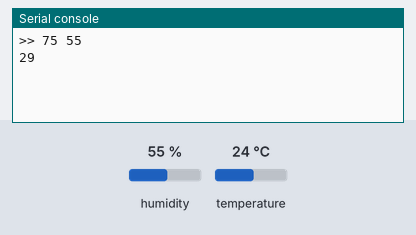
A program run on a simulated Raspberry Pi Pico running MicroPython. Parts: the last lines printed to the serial console. The inputs (shaded band) are chosen by the test bench; at power-on: humidity 55 %, temperature 24 °C. The clock reads 2024-03-15 10:24:30 at power-on unless the program sets it; files the program writes start out absent.

Above: at 1.2 s.
1.3 s: humidity set to 22 %
At 2.7 s:
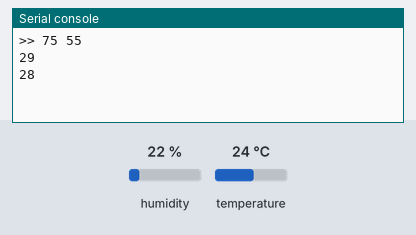
4.1 s: temperature set to 12 °C
At 4.1 s:
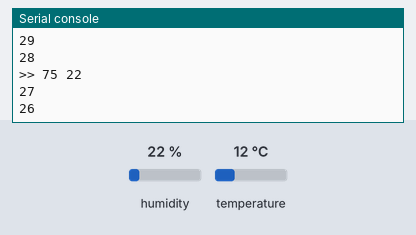
6.9 s: humidity set to 40 %
At 7.8 s:
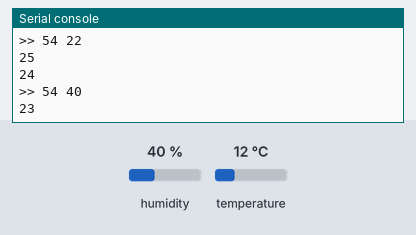
Timing chart, 0 to 9.9 s (numbered marks = the images above; inputs shaded):
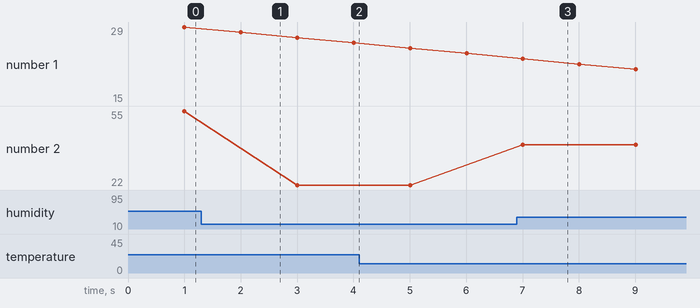

The program:

DHT-11Sensor-Logger-OnTimer-VS.py
```python
'''
This version or the original program impliments a timer
to control when the sensor is read and data is recorded.
Also added is the inclusion of the PICO's internal
Real Time Clock.

DHT11 sensor Temperature and Humidity sensor
How to access and read data from the sensor
This example also saves the data into a CVS file for analysis in a spreadsheet
Source:
https://www.amazon.com/s?k=%E2%80%8EB09TKTZMSL&crid=1QO56RZCKGA7X


This library appears to be from a ESP8266 library,
perhaps ported to work with the PICO.  Not sure of
origin.
'''
from machine import Pin
from dht import DHT11, InvalidChecksum   #Import library for the DHT11 sensor
from machine import Timer
from machine import RTC
from time import sleep

rtc = RTC()  # Startup the internal Real Time Clock
             # The current time will have to be set from a web browser

#Calibration Offset Variables
Temp_Offset_C   = 0    #set an amount to offset actual reading
Humidity_Offset = 0    #Same as above
Temperature_F = ""     #Create and preset the variables
Temperature_C = ""
Humidity      = ""


Log_File = open("TH-LOG.CSV","w")      # Creates/Opens a file called TH-LOG.CSV for writing

pin = Pin(28, Pin.OUT, Pin.PULL_DOWN)  #Setup the pin for communications with the DHT11
sensor = DHT11(pin)                    #Create the sensor object
sleep(1.0)                             #IMPORTANT - must sleep a min of 1 second to allow DHT11 to start up

#Create handler for the timer IRQ that reads DHT-11 and records data
def Process_DHT11_Data(Source):
    Tries = 10
    while Tries > 0:
        Tries -= 1
        try:                                 #Use try with exception to bypass failed readings
            tc  = (sensor.temperature)       #Read the temp in celcius
            h = (sensor.humidity)            #Read the humidity
            tc = tc + Temp_Offset_C          #Perform calibration offset adjustments
            h  = h + Humidity_Offset
            h = round(h)                     #Refine the data
            tf = ((tc * 1.8)+32)             #Convert from celius to Fahrenheit for Americans
            tf = round(tf)                   #Refine the data
            Temperature_C = str(tc)          #convert into strings for display
            Temperature_F = str(tf)
            Humidity      = str(h)
            print(">>",Temperature_F,Humidity)
            # Format data for writing in a comma sepperated line
            T = rtc.datetime()                  #Copy data (tuple) into a variable for easy manipulation
            #print(T[1],T[2],T[0],T[4],T[5])
            Text = str(T[1]) + "," + str(T[2]) + "," + str(T[0]) + "," + \
                   str(T[4]) + "," + str(T[5]) + "," + \
                   Temperature_C + "," + Temperature_F + "," + Humidity + "\n"
            Log_File.write(Text)               # Write data to the file
            Log_File.flush()                   # Writes buffer to file so more data can be written without closing file
            break                              # All done, exit the loop
        except:                                #not much we can do, but print fail
            print("read fail",Tries)
            sleep(1)

#Periodic timer to run continuously
#1000 would be 1 second
#900000 = 15 minutes
Process_DHT11_Data(1)
DHT11_Timer = Timer(period=2000, mode=Timer.PERIODIC, callback=Process_DHT11_Data)

Reads = 30				#Set number of reads to make in this loop
while Reads > 0:        #Loop until Reads <= zero
    Reads -= 1          #Decrement the Reads variable by one
    print(Reads)
    sleep(1)            #Take a nap between readings - should be more than 1 second

DHT11_Timer.deinit()
print("This is the end")
```

Measured:
- after the input at 6.9 s, the serial console: prints a new line after 0.10 s (image 3)
- plotted number 2: 55 → 22 after the input at 1.3 s, 22 → 40 after the input at 6.9 s
